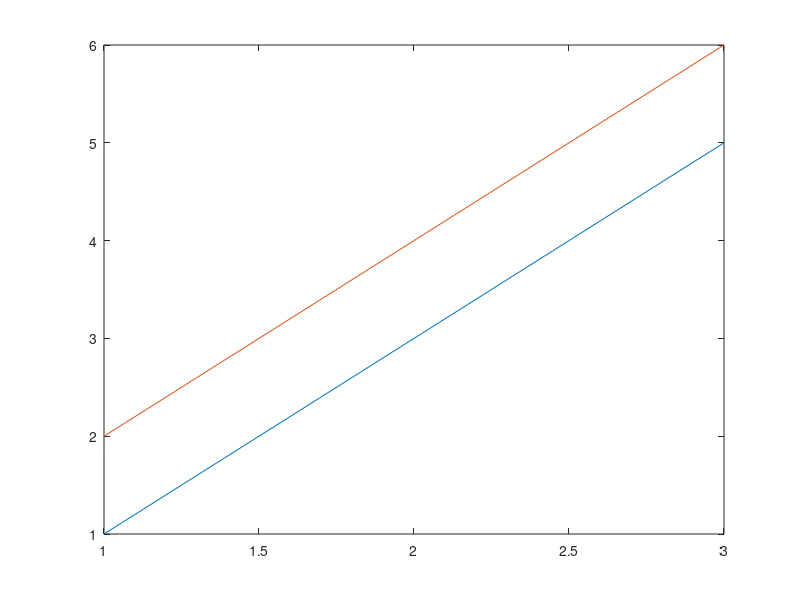

This chart was generated by the following MATLAB code:
figure_handle = figure();
line_handles = plot([1, 2; 3, 4; 5, 6]);
openmat_result = [numel(line_handles), size(line_handles, 1), size(line_handles, 2)];
close(figure_handle);
